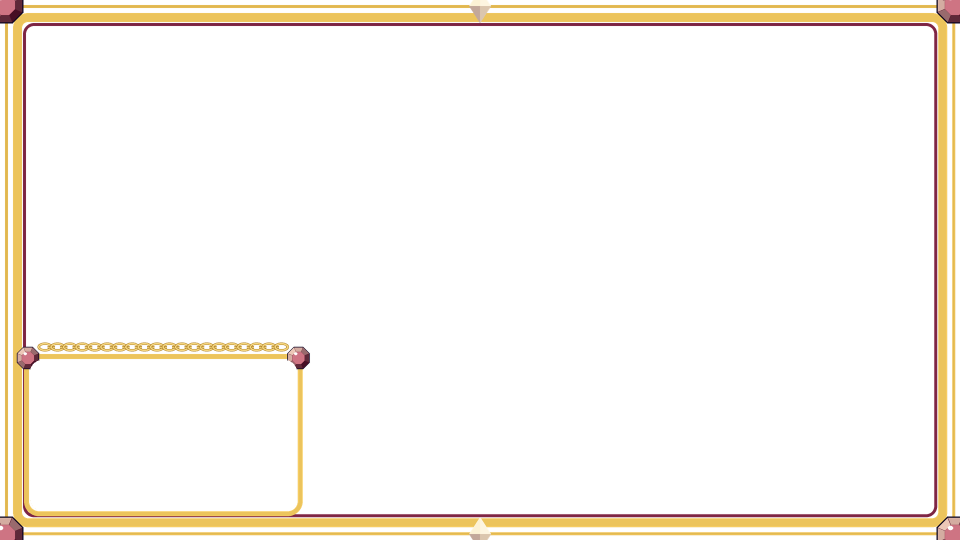
#> input picture images/twitch/Helmet/Overlay/overlay_frame.png, 1920 x 1080 px, found by its file name (shown at 1/2 size)
$ python make_overlay_gig.py
#> lines starting #> are read from the running program, lines starting #| are printed output that depends on the picture
### tools/art.py
"""Small drawing helpers shared by the tools/make_*.py scripts (text at 2x, gradient fills, glow)."""
import random
from pathlib import Path

from PIL import Image, ImageChops, ImageDraw, ImageFilter, ImageFont

ROOT = Path(__file__).resolve().parent.parent
FONTS = Path("C:/Windows/Fonts")
SS = 2  # supersampling factor for text


def font(name, size):
    return ImageFont.truetype(str(FONTS / name), size * SS)


def radial(size, center_rgb, edge_rgb, cx=0.5, cy=0.5, spread=0.75):
    """Soft radial gradient: center colour in the middle, edge colour in the corners."""
    w, h = size
    base = Image.new("RGB", size, edge_rgb)
    m = Image.radial_gradient("L").resize((int(w * 2 * spread), int(h * 2 * spread)), Image.BICUBIC)
    m = ImageChops.invert(m)
    mask = Image.new("L", size, 0)
    mask.paste(m, (int(w * cx - m.width / 2), int(h * cy - m.height / 2)))
    return Image.composite(Image.new("RGB", size, center_rgb), base, mask)


def spaced_width(d, text, fnt, track):
    return sum(d.textlength(c, font=fnt) for c in text) + track * SS * (len(text) - 1)


def text_mask(size, text, fnt, xy, track=0, anchor="center"):
    """Mask (full size) of text drawn at SS x and scaled down. xy is the centre (or left) of the text."""
    w, h = size
    layer = Image.new("L", (w * SS, h * SS), 0)
    d = ImageDraw.Draw(layer)
    x, y = xy[0] * SS, xy[1] * SS
    total = spaced_width(d, text, fnt, track)
    if anchor == "center":
        x -= total / 2
    elif anchor == "right":
        x -= total
    for c in text:
        d.text((x, y), c, font=fnt, fill=255, anchor="ls")
        x += d.textlength(c, font=fnt) + track * SS
    return layer.resize(size, Image.LANCZOS)


def fill_mask(canvas, mask, c1, c2=None):
    """Paint the mask with a flat colour or a top-to-bottom gradient."""
    if c2 is None:
        solid = Image.new("RGBA", canvas.size, tuple(c1) + (255,))
    else:
        box = mask.getbbox() or (0, 0, canvas.width, canvas.height)
        grad = Image.new("RGBA", canvas.size, tuple(c1) + (255,))
        gd = ImageDraw.Draw(grad)
        for y in range(box[1], box[3] + 1):
            t = (y - box[1]) / max(1, box[3] - box[1])
            col = tuple(int(c1[i] + (c2[i] - c1[i]) * t) for i in range(3)) + (255,)
            gd.line([(0, y), (canvas.width, y)], fill=col)
        solid = grad
    solid.putalpha(mask)
    return Image.alpha_composite(canvas, solid)


def shadow(canvas, mask, offset=(0, 8), blur=10, color=(0, 0, 0), opacity=0.55):
    sh = Image.new("RGBA", canvas.size, color + (0,))
    moved = ImageChops.offset(mask, offset[0], offset[1])
    sh.putalpha(moved.filter(ImageFilter.GaussianBlur(blur)).point(lambda v: int(v * opacity)))
    return Image.alpha_composite(canvas, sh)


def glow(canvas, bbox, color, blur=90, alpha=90, mode="screen"):
    layer = Image.new("RGB", canvas.size, (0, 0, 0))
    ImageDraw.Draw(layer).ellipse(bbox, fill=tuple(int(c * alpha / 255) for c in color))
    layer = layer.filter(ImageFilter.GaussianBlur(blur))
    out = ImageChops.screen(canvas.convert("RGB"), layer).convert("RGBA")
    if canvas.mode == "RGBA":
        out.putalpha(canvas.split()[3])   # keep transparency of the canvas
    return out


def vignette(canvas, strength=0.55, color=(0, 0, 0)):
    w, h = canvas.size
    vig = Image.new("L", canvas.size, 0)
    ImageDraw.Draw(vig).ellipse((-w * 0.2, -h * 0.35, w * 1.2, h * 1.35), fill=255)
    vig = ImageChops.invert(vig.filter(ImageFilter.GaussianBlur(min(w, h) * 0.2)))
    dark = Image.new("RGBA", canvas.size, color + (0,))
    dark.putalpha(vig.point(lambda v: int(v * strength)))
    return Image.alpha_composite(canvas, dark)


def grain(canvas, amount=14):
    noise = Image.effect_noise(canvas.size, 14).convert("L")
    g = Image.merge("RGBA", (noise, noise, noise, Image.new("L", canvas.size, amount)))
    return Image.alpha_composite(canvas, g)


def diamond(d, cx, cy, r, fill):
    d.polygon([(cx, cy - r), (cx + r, cy), (cx, cy + r), (cx - r, cy)], fill=fill)


# [24 lines left out: functions sparkles, corner_brackets, not called in this run]

### tools/make_banner_gig.py
#!/usr/bin/env python3
"""Gig gallery images (1280x769) for a banner-design gig, built from the best banners in the portfolio.
Output: C:/Users/SaphiresSilver/Documents/twitch/BannerGig/gig_1_cover.png, gig_2_styles.png, gig_3_brands.png"""
from pathlib import Path

from PIL import Image, ImageChops, ImageDraw, ImageFilter

from art import *  # noqa: F401,F403

OUT = Path("C:/Users/SaphiresSilver/Documents/twitch/BannerGig")
W, H = 1280, 769
GOLD, TEAL = (240, 190, 96), (110, 214, 240)
SILVER = (230, 236, 248)
HEAD = "bahnschrift.ttf"
P = ROOT / "images"

BANNERS = {
    "starcaller": P / "twitch/Starcaller/Banner/starcaller_banner.png",
    "snake": P / "twitch/Banner/snake_banner.png",
    "floral": P / "twitch/Floral/banner.png",
    "purple": P / "twitch/Purple/Banner/purple_banner.png",
    "slash": P / "twitch/Slash/Banner/banner.png",
    "nightwing": P / "twitch/Nightwing/Banner/nightwing_banner.png",
    "strikeline": P / "design/Football/football_banner_twitch.png",
    "northbeam": P / "design/Northbeam/northbeam_banner_twitch.png",
    "perfum": P / "design/Perfum/perfum_banner_twitch.png",
    "tessel": P / "design/Tessel/tessel_banner_twitch.png",
    "hooded": P / "twitch/Banner/petals_gamer_banner.png",
    "trees": P / "TreesBanner.png",
    "clean": P / "twitch/Hood/Banner/banner.png",
}


def bg():
    img = radial((W, H), (34, 40, 72), (9, 11, 24), 0.35, 0.4, 1.0).convert("RGBA")
    d = ImageDraw.Draw(img)
    for x in range(-H, W, 46):  # faint diagonal lines
        d.line([(x, H), (x + H, 0)], fill=(255, 255, 255, 7), width=2)
    return grain(vignette(img, 0.4, (2, 3, 10)), 4)


# [10 lines left out: function card, not called in this run]


def put(img, im, xy, op=0.6):
    lay = Image.new("RGBA", img.size, (0, 0, 0, 0))
    lay.alpha_composite(im, (int(xy[0]), int(xy[1])))
    img = shadow(img, lay.split()[3], (0, 14), 18, (0, 0, 0), op)
    img = Image.alpha_composite(img, lay)
    d = ImageDraw.Draw(img)
    d.rounded_rectangle((xy[0], xy[1], xy[0] + im.width - 1, xy[1] + im.height - 1), radius=16, outline=(255, 255, 255, 40), width=2)
    return img


def txt(img, s, xy, size, col=SILVER, col2=None, anchor="left", track=8):
    m = text_mask(img.size, s, font(HEAD, size), xy, track=track, anchor=anchor)
    img = shadow(img, m, (0, max(2, size // 20)), max(3, size // 22), (0, 0, 0), 0.6)
    return fill_mask(img, m, col, col2)


# [71 lines left out: functions twidth, chip, cover, styles, brands, main, not called in this run]


# [2 lines that do not run on import are left out]

### tools/make_overlay_gig.py
#!/usr/bin/env python3
"""Gig gallery images (1280x769) for a stream-overlay gig. 13 different overlays, none repeated across the three images.
Output: C:/Users/SaphiresSilver/Documents/twitch/OverlayGig/overlay_1_cover.png, overlay_2_styles.png, overlay_3_layouts.png"""
import math
import random
from pathlib import Path

from PIL import Image, ImageChops, ImageDraw, ImageFilter

import make_banner_gig as g
from art import *  # noqa: F401,F403

OUT = Path("C:/Users/SaphiresSilver/Documents/twitch/OverlayGig")
P = g.P / "twitch"
W, H = g.W, g.H

OV = {
    "slash": P / "Slash/Overlay/overlay_frame.png", "northbeam": P / "Northbeam/Overlay/overlay_frame.png", "hood": P / "Hood/Overlay/overlay_frame.png",
    "floral": P / "Floral/Overlay/overlay_frame.png", "purple": P / "Purple/Overlay/purple_overlay_frame.png", "perfum": P / "Perfum/Overlay/overlay_frame.png",
    "tessel": P / "Tessel/Overlay/overlay_frame.png", "snake": P / "Snake/Overlay/overlay_frame.png", "helmet": P / "Helmet/Overlay/overlay_frame.png",
    "nightwing": P / "Nightwing/Overlay/nightwing_overlay.png", "starcaller": P / "Starcaller/Overlay/starcaller_overlay.png",
    "strikeline": P / "Strikeline/Overlay/overlay_frame.png", "wow": P / "Overlay/wow_layout_1920x1080.png",
}

_SCENES = {}


def scene(seed):
    """A stand-in for gameplay: dusk sky, sun glow and layered hills, tinted differently per overlay."""
    if seed in _SCENES:
        return _SCENES[seed]
    rnd = random.Random(seed)
    top = [(40, 60, 110), (70, 40, 100), (20, 80, 100), (90, 50, 70), (30, 50, 70)][seed % 5]
    bot = [(220, 140, 110), (240, 170, 120), (140, 200, 220), (230, 160, 150), (200, 190, 140)][seed % 5]
    w, h = 1920, 1080
    img = Image.new("RGB", (w, h))
    d = ImageDraw.Draw(img)
    for y in range(h):
        t = y / h
        d.line([(0, y), (w, y)], fill=tuple(int(top[i] + (bot[i] - top[i]) * t ** 1.4) for i in range(3)))
    img = glow(img.convert("RGBA"), (w * 0.55, h * 0.18, w * 0.85, h * 0.55), (255, 230, 170), blur=120, alpha=170).convert("RGB")
    d = ImageDraw.Draw(img)
    base = [(30, 40, 66), (22, 28, 50), (14, 18, 34)]
    for k, col in enumerate(base):
        y0 = h * (0.55 + 0.12 * k)
        pts = [(0, h)]
        for x in range(0, w + 60, 60):
            pts.append((x, y0 + math.sin(x / (240 + 90 * k) + seed + k) * 70 + rnd.randint(-18, 18)))
        pts.append((w, h))
        d.polygon(pts, fill=col)
    img = img.filter(ImageFilter.GaussianBlur(1.2))
    _SCENES[seed] = img.convert("RGBA")
    return _SCENES[seed]


def ov_card(key, w, h, seed, radius=14):
    base = scene(seed).copy()
    base.alpha_composite(Image.open(OV[key]).convert("RGBA"))
    base = base.resize((w, h), Image.LANCZOS)
    m = Image.new("L", (w * 3, h * 3), 0)
    ImageDraw.Draw(m).rounded_rectangle((0, 0, w * 3 - 1, h * 3 - 1), radius=radius * 3, fill=255)
    base.putalpha(m.resize((w, h), Image.LANCZOS))
    return base


def title(img, t):
    img = g.txt(img, t, (W // 2, 76), 46, g.SILVER, (150, 168, 210), "center", 14)
    ImageDraw.Draw(img).line([(W // 2 - 180, 100), (W // 2 + 180, 100)], fill=g.GOLD + (255,), width=3)
    return img


def any_card(path, w, h, bgcol=(16, 18, 34), frame=None, radius=14):
    """Screens (png), alerts and corners (png or gif): letterboxed on a dark card."""
    im = Image.open(path)
    if getattr(im, "is_animated", False):
        im.seek(frame if frame is not None else im.n_frames // 2)
    im = im.convert("RGBA")
    out = Image.new("RGBA", (w, h), bgcol + (255,))
    s = min((w - 12) / im.width, (h - 12) / im.height)
    im = im.resize((max(1, int(im.width * s)), max(1, int(im.height * s))), Image.LANCZOS)
    out.alpha_composite(im, ((w - im.width) // 2, (h - im.height) // 2))
    m = Image.new("L", (w * 3, h * 3), 0)
    ImageDraw.Draw(m).rounded_rectangle((0, 0, w * 3 - 1, h * 3 - 1), radius=radius * 3, fill=255)
    out.putalpha(m.resize((w, h), Image.LANCZOS))
    return out


def cover():
    img = g.bg()
    x0 = 64
    img = g.txt(img, "CUSTOM", (x0, 238), 40, g.GOLD, (200, 140, 60), track=18)
    img = g.txt(img, "STREAM", (x0, 340), 84, g.SILVER, (150, 168, 210), track=3)
    img = g.txt(img, "OVERLAYS", (x0, 430), 84, g.SILVER, (150, 168, 210), track=3)
    ImageDraw.Draw(img).line([(x0, 462), (x0 + 300, 462)], fill=g.GOLD + (255,), width=4)
    for i, s in enumerate(("OVERLAYS  ·  SCREENS", "WEBCAM  ·  CHAT  ·  GAME FRAMES", "TWITCH  ·  YOUTUBE  ·  KICK")):
        img = g.txt(img, s, (x0, 520 + i * 36), 17, g.TEAL, g.TEAL, track=4)
    img = g.txt(img, "DESIGNED AROUND YOUR BRAND", (x0, 670), 16, (170, 180, 210), (170, 180, 210), track=5)
    img = g.put(img, ov_card("slash", 700, 394, 1), (530, 40))
    img = g.put(img, any_card(P / "Floral/Screens/starting_soon.png", 340, 191), (530, 462))
    img = g.put(img, any_card(P / "Hood/Screens/offline.png", 340, 191), (890, 462))
    img = g.chip(img, "STREAM OVERLAY", (546, 56), 15)
    img = g.chip(img, "SCREEN", (546, 478), 15)
    img = g.chip(img, "SCREEN", (906, 478), 15)
    return img


def overlays():
    img = title(g.bg(), "STREAM OVERLAYS")
    keys = ["hood", "northbeam", "purple", "perfum", "tessel", "snake", "helmet", "nightwing", "starcaller", "strikeline", "floral", "wow"]
    for i, k in enumerate(keys):
        x = 30 + (i % 4) * 310
        y = 126 + (i // 4) * 183
        img = g.put(img, ov_card(k, 290, 163, i + 4), (x, y), 0.5)
    x = 60
    for s_ in ("WEBCAM FRAME", "CHAT BOX", "ALERT AREA", "LATEST FOLLOWER", "GAME FRAME"):
        img = g.chip(img, s_, (x, 690), 16, g.TEAL)
        x += g.twidth(img, s_, 16) + 28 + 12
    return img


def screens():
    img = title(g.bg(), "STREAM SCREENS")
    S_ = lambda set_, f: P / set_ / "Screens" / f
    items = [
        (S_("Perfum", "starting_soon.png"), "STARTING SOON"), (S_("Tessel", "starting_soon.png"), "STARTING SOON"),
        (S_("Strikeline", "starting_soon.png"), "STARTING SOON"), (S_("Helmet", "starting_soon.png"), "STARTING SOON"),
        (S_("Northbeam", "be_right_back.png"), "BE RIGHT BACK"), (S_("Slash", "be_right_back.png"), "BE RIGHT BACK"),
        (S_("Purple", "be_right_back.png"), "BE RIGHT BACK"), (S_("Starcaller", "starcaller_be_right_back.png"), "BE RIGHT BACK"),
        (S_("Nightwing", "nightwing_ending.png"), "ENDING"), (S_("Snake", "offline.png"), "OFFLINE"),
        (S_("Rose", "offline.png"), "OFFLINE"), (S_("Starcaller", "starcaller_ending.png"), "ENDING"),
    ]
    for i, (path, label) in enumerate(items):
        x = 30 + (i % 4) * 310
        y = 126 + (i // 4) * 183
        img = g.put(img, any_card(path, 290, 163), (x, y), 0.5)
        img = g.chip(img, label, (x + 8, y + 8), 14)
    x = 150
    for s_ in ("STARTING SOON", "BE RIGHT BACK", "ENDING", "OFFLINE"):
        img = g.chip(img, s_, (x, 690), 16, g.TEAL)
        x += g.twidth(img, s_, 16) + 28 + 12
    return img


def main():
    OUT.mkdir(parents=True, exist_ok=True)
    for name, f in (("overlay_1_cover", cover), ("overlay_2_overlays", overlays), ("overlay_3_screens", screens)):
        im = f().convert("RGB")
        try:
            im.save(OUT / (name + ".png"), optimize=True)
            print("saved", name)
        except OSError:
            im.save(OUT / (name + "_new.png"), optimize=True)
            print("saved", name + "_new")
#> this loop made 1 pass
#> pass 1, in radial, `base = Image.new("RGB", size, edge_rgb)`:
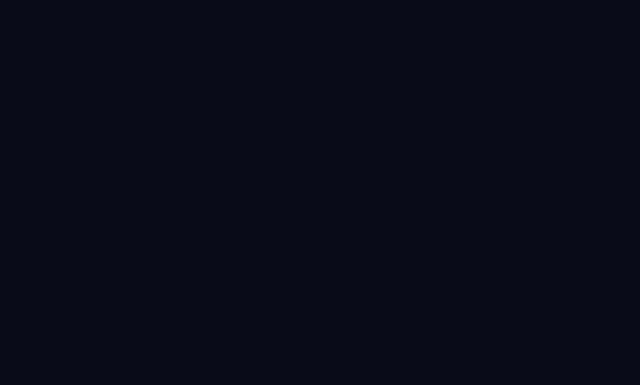
#> base: PIL image 1280x769 RGB (shown at 1/2 size); mean R, G, B 9, 11, 24
#> pass 1, in radial, `m = Image.radial_gradient("L").resize((int(w * 2 * spread), int(h * 2 ..`:
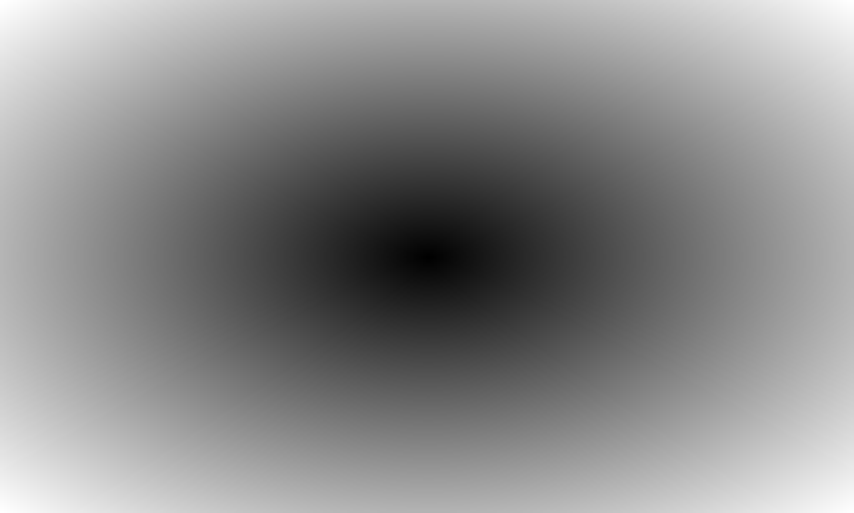
#> m: PIL image 2560x1538 L (shown at 1/3 size); min 0, max 255, mean 138.1
#> pass 1, in radial, `m = ImageChops.invert(m)`:
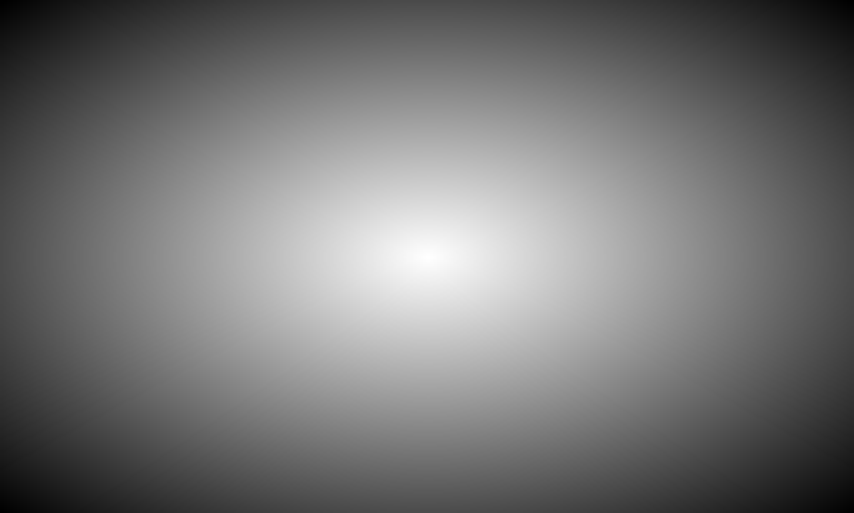
#> m: PIL image 2560x1538 L (shown at 1/3 size); min 0, max 255, mean 116.9
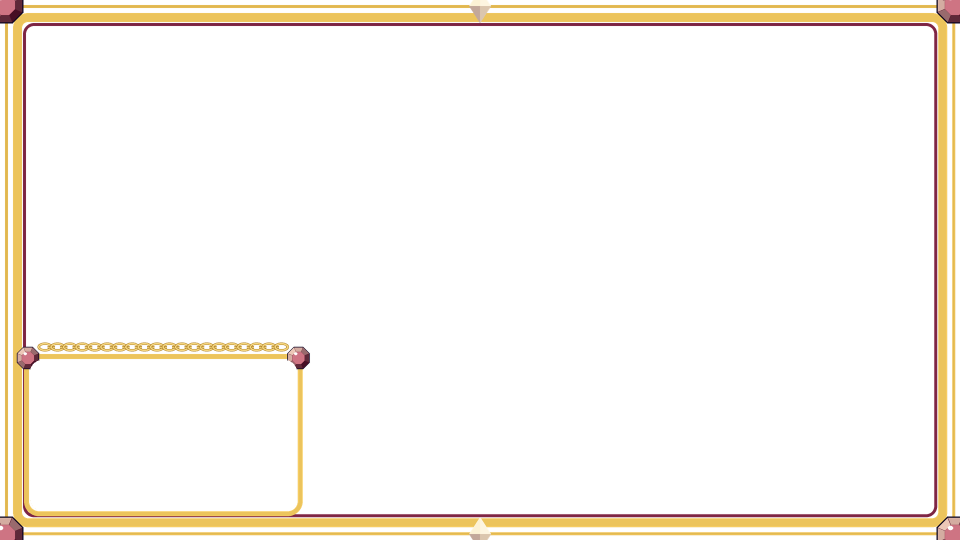
#> input picture images/twitch/Helmet/Overlay/overlay_frame.png, 1920 x 1080 px, found by its file name (shown at 1/2 size)
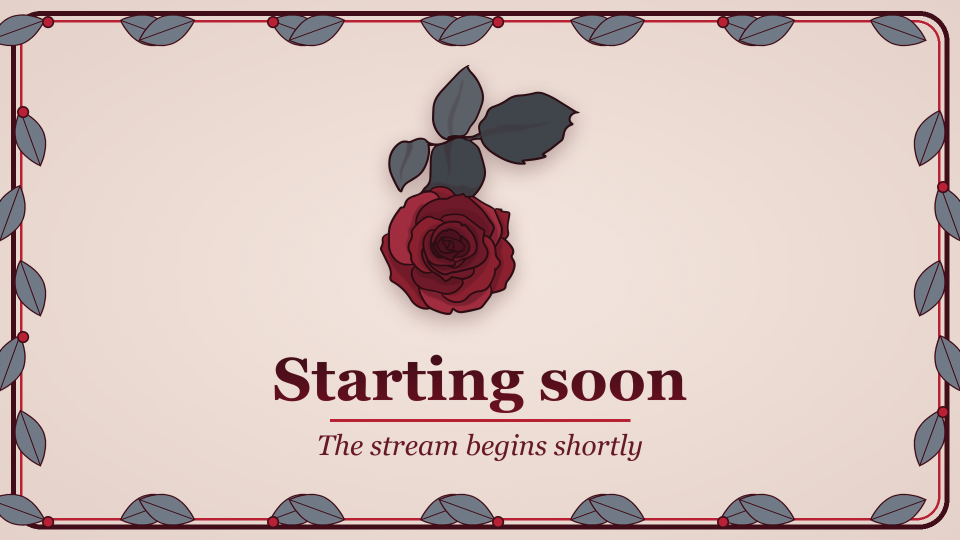
#> input picture images/twitch/Rose/Screens/starting_soon.png, 1920 x 1080 px, found by its file name (shown at 1/2 size)


if __name__ == "__main__":
#> (the run stopped early here; a loop or call above may not have finished)
